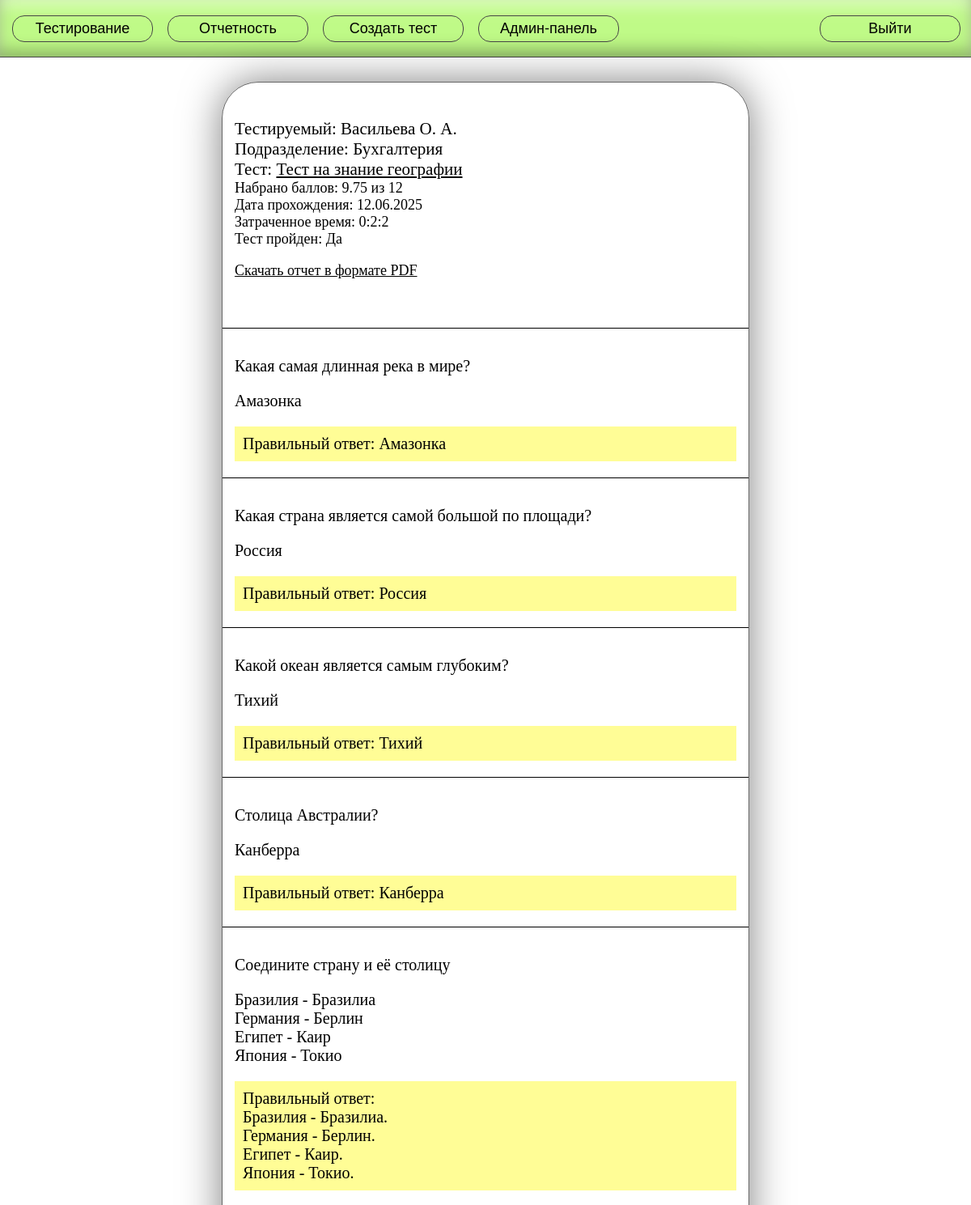
Screenshot of /reports/protocols/21/44 (signed in, upper part) with the database file from the repository.
### main/models.py (models this page shows, shortened)
class UserAnswer(models.Model):
    result = models.ForeignKey(Result, on_delete=models.CASCADE)
    question = models.ForeignKey(Question, on_delete=models.CASCADE)
    simple_answer = models.CharField(max_length=255, null=True)
    left_part = models.CharField(max_length=255, null=True)
    right_part = models.CharField(max_length=255, null=True)

class Result(models.Model):
    test = models.ForeignKey(Test, on_delete=models.CASCADE)
    worker = models.ForeignKey(Worker, on_delete=models.CASCADE)
    result = models.FloatField(null=True)
    is_passed = models.BooleanField(null=True, default=False)
    start_date = models.DateTimeField(null=False)
    finish_date = models.DateTimeField(null=True)

class Worker(models.Model):
    worker_roles = [
        ('admin', 'Администратор'),
        ('curator', 'Куратор'),
        ('worker', 'Сотрудник'),
    ]
    user = models.OneToOneField(User, on_delete=models.CASCADE)
    role = models.CharField(choices=worker_roles)
    departament = models.ForeignKey(Departament, on_delete=models.CASCADE)
    job_title = models.CharField(max_length=255, null=True)
    full_name = models.CharField(max_length=255, null=False)

class Departament(models.Model):
    departament_name = models.CharField(max_length=255, null=False)
    def __str__(self):
        return f'{self.departament_name}'

class Test(models.Model):
    test_name = models.CharField(max_length=255, null=False)
    test_description = models.CharField(max_length=1000, null=True, blank=True,
                                        default='Описание отсутствует')
    curator = models.ForeignKey(Worker, on_delete=models.CASCADE)
    max_tries = models.IntegerField(null=True, default=2)
    questions_per_attempt = models.IntegerField(null=True, default=10)
    time_limit = models.IntegerField(null=True, default=20)
    percentage_to_pass = models.IntegerField(null=True, default=80)

class Question(models.Model):
    question_types = [
        ('choose_one', 'Выбрать правильный'),
        ('pairs', 'На соответствие'),
        ('open_answer', 'Открытый вопрос'),
    ]
    test = models.ForeignKey(Test, on_delete=models.CASCADE)
    question_type = models.CharField(choices=question_types)
    question_text = models.CharField(max_length=1000, null=False)

class AnswerVariant(models.Model):
    question = models.ForeignKey(Question, on_delete=models.CASCADE)
    answer_text = models.CharField(max_length=255, null=False)
    is_correct = models.BooleanField(null=True)

class AnswerPair(models.Model):
    question = models.ForeignKey(Question, on_delete=models.CASCADE)
    left_part = models.CharField(max_length=255, null=False)
    right_part = models.CharField(max_length=255, null=False)

### main/views.py (the view)
# urls.py: path('reports/protocols/<int:test_id>/<int:result_id>', worker_protocol, name='worker_protocol'),
@login_required(login_url='login')
def worker_protocol(request, test_id, result_id):
    role = get_role(request.user)
    worker = Worker.objects.get(user=request.user)
    test = Test.objects.get(id=test_id)
    if role in ['admin']:
        pass
    elif role in ['curator'] and test.curator == worker:
        pass
    else:
        return render(request, '403.html', {'messages': ['В доступе отказано']})
    result = Result.objects.get(id=result_id)
    attempt_questions = AttemptQuestion.objects.filter(result=result).values_list('question', flat=True)
    test_questions = Question.objects.filter(id__in=attempt_questions, test__id=test_id)
    if not test_questions.exists():  # old tests compatibility
        test_questions = Question.objects.filter(test__id=test_id)
    variants = AnswerVariant.objects.filter(question__test__id=test_id, is_correct=True)
    pairs = AnswerPair.objects.filter(question__test__id=test_id).order_by('left_part')
    open_answer = AnswerOpen.objects.filter(question__test__id=test_id)
    test_questions = test_questions.prefetch_related(
        Prefetch('answervariant_set', queryset=variants, to_attr='variants')
    )
    test_questions = test_questions.prefetch_related(
        Prefetch('answerpair_set', queryset=pairs, to_attr='pairs')
    )
    test_questions = test_questions.prefetch_related(
        Prefetch('answeropen_set', queryset=open_answer, to_attr='open_answer')
    )
    user_answers = UserAnswer.objects.filter(question__test=test, result=result)
    user_answers = user_answers.order_by('left_part')
    time_spent = result.finish_date - result.start_date
    return render(request, 'worker_protocol.html', {
        'test': test,
        'result': result,
        'time_spent': f'{time_spent.seconds // 3600}:'
                      f'{time_spent.seconds // 60 % 60}:{time_spent.seconds % 60}',
        'score': int(result.result) if round(result.result, 5) == int(result.result)
        else round(result.result, 5),
        'max_score': len(test_questions),
        'questions': test_questions,
        'user_answers': user_answers,
    })

### main/views.py (called while the page is built)
def get_role(user):
    worker = Worker.objects.get(user=user)
    if worker.role == 'admin':
        return 'admin'
    if worker.role == 'curator':
        return 'curator'
    if worker.role == 'worker':
        return 'worker'

### templates/worker_protocol.html (shortened to what this page needs)
{% extends 'header.html' %}
{% load static %}
{% block styles %}
    <link href="{% static '/css/test_result.css' %}" rel="stylesheet">
{% endblock styles %}
{% block body %}
<div class="test-result-content">
    <div class="result-wrapper">
        <div class="result-summary">
            <span class="worker">Тестируемый: {{ user_answers.0.result.worker.full_name }}</span><br>
            <span class="departament">Подразделение: {{ user_answers.0.result.worker.departament }}</span><br>
            <span class="test">Тест: <a href="/testing/{{ test.id }}">{{ test.test_name }}</a></span><br>
            <span>Набрано баллов: {{ score }} из {{ max_score }}</span><br>
            <span>Дата прохождения: {{ result.finish_date|date:"d.m.Y" }}</span><br>
            <span>Затраченное время: {{ time_spent }}</span><br>
            <span>Тест пройден: {% if result.is_passed %}Да{% else %}Нет{% endif %}</span><br>
            <p><a href="{% url 'download_pdf' test.id result.id %}">Скачать отчет в формате PDF</a></p>
            <br><br>
            </div>
        <div class="answers-container">
            {% for question in questions %}
                <div class="question-wrapper">
                    <p class="question_text">{{ question.question_text }}</p>
                    {% for answer in user_answers %}
                        {% if answer.question == question %}
                            {% if answer.question.question_type == 'choose_one' %}
                                <p class="user-answer">{{ answer.simple_answer }}</p>
                            {% elif answer.question.question_type == 'pairs' %}
                                <p class="pair">{{ answer.left_part }} - {{ answer.right_part }}</p>
                            {% elif answer.question.question_type == 'open_answer' %}
                                <p class="user-answer">{{ answer.simple_answer }}</p>
                            {% endif %}
                        {% endif %}
                    {% endfor %}
                    {% if question.question_type == 'choose_one' %}
                        <p class="correct-answer">
                                    Правильный ответ: {{ question.variants.0.answer_text }}</p>
                    {% elif question.question_type == 'pairs' %}
                        <p class="correct-answer">
                            Правильный ответ:<br>
                            {% for pair in question.pairs %}
                                    {{ pair.left_part }} - {{ pair.right_part }}.<br>
                            {% endfor %}
                        </p>
                    {% elif question.question_type == 'open_answer' %}
                        <p class="correct-answer">
                                    Правильный ответ: {{ question.open_answer.0.correct_answer }}</p>
                    {% endif %}
                </div>
            {% endfor %}
        </div>
    </div>
</div>
{% endblock %}

### static/css/header.css (style rules this page uses)
body { background: white; margin: 0; }

### static/css/test_result.css (style rules this page uses)
a { text-decoration: underline; color: black; }

### rows the page displays
UserAnswer: result.full_name "Васильева О. А.", result.departament_name "Бухгалтерия", simple_answer "Амазонка"
Test: test_name "Тест на знание географии"
Result: finish_date "12.06.2025"
Question: question_text "Какая самая длинная река в мире?", variants.0.answer_text "Амазонка"
Question: question_text "Какая страна является самой большой по площади?", variants.0.answer_text "Россия"
UserAnswer: simple_answer "Россия"
Question: question_text "Какой океан является самым глубоким?", variants.0.answer_text "Тихий"
UserAnswer: simple_answer "Тихий"
Question: question_text "Столица Австралии?", variants.0.answer_text "Канберра"
UserAnswer: simple_answer "Канберра"
Question: question_text "Соедините страну и её столицу"
UserAnswer: left_part "Бразилия", right_part "Бразилиа"
UserAnswer: left_part "Германия", right_part "Берлин"
UserAnswer: left_part "Египет", right_part "Каир"
UserAnswer: left_part "Япония", right_part "Токио"
AnswerPair: left_part "Бразилия", right_part "Бразилиа"
AnswerPair: left_part "Германия", right_part "Берлин"
AnswerPair: left_part "Египет", right_part "Каир"
AnswerPair: left_part "Япония", right_part "Токио"

### other values shown
{{ score }} "9.75"
{{ max_score }} "12"
{{ time_spent }} "0:2:2"
